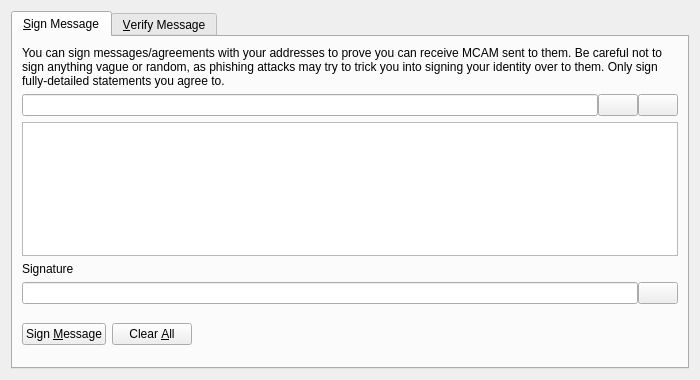
<?xml version="1.0" encoding="UTF-8"?>
<ui version="4.0">
 <class>SignVerifyMessageDialog</class>
 <widget class="QDialog" name="SignVerifyMessageDialog">
  <property name="geometry">
   <rect>
    <x>0</x>
    <y>0</y>
    <width>700</width>
    <height>380</height>
   </rect>
  </property>
  <property name="windowTitle">
   <string>Signatures - Sign / Verify a Message</string>
  </property>
  <property name="modal">
   <bool>true</bool>
  </property>
  <layout class="QVBoxLayout" name="verticalLayout">
   <item>
    <widget class="QTabWidget" name="tabWidget">
     <property name="currentIndex">
      <number>0</number>
     </property>
     <widget class="QWidget" name="tabSignMessage">
      <attribute name="title">
       <string>&amp;Sign Message</string>
      </attribute>
      <layout class="QVBoxLayout" name="verticalLayout_SM">
       <item>
        <widget class="QLabel" name="infoLabel_SM">
         <property name="text">
          <string>You can sign messages/agreements with your addresses to prove you can receive MCAM sent to them. Be careful not to sign anything vague or random, as phishing attacks may try to trick you into signing your identity over to them. Only sign fully-detailed statements you agree to.</string>
         </property>
         <property name="textFormat">
          <enum>Qt::PlainText</enum>
         </property>
         <property name="wordWrap">
          <bool>true</bool>
         </property>
        </widget>
       </item>
       <item>
        <layout class="QHBoxLayout" name="horizontalLayout_1_SM">
         <property name="spacing">
          <number>0</number>
         </property>
         <item>
          <widget class="QValidatedLineEdit" name="addressIn_SM">
           <property name="toolTip">
            <string>The Miracle address to sign the message with</string>
           </property>
          </widget>
         </item>
         <item>
          <widget class="QPushButton" name="addressBookButton_SM">
           <property name="toolTip">
            <string>Choose previously used address</string>
           </property>
           <property name="text">
            <string/>
           </property>
           <property name="icon">
            <iconset resource="../miracle.qrc">
             <normaloff>:/icons/address-book</normaloff>:/icons/address-book</iconset>
           </property>
           <property name="shortcut">
            <string>Alt+A</string>
           </property>
           <property name="autoDefault">
            <bool>false</bool>
           </property>
          </widget>
         </item>
         <item>
          <widget class="QPushButton" name="pasteButton_SM">
           <property name="toolTip">
            <string>Paste address from clipboard</string>
           </property>
           <property name="text">
            <string/>
           </property>
           <property name="icon">
            <iconset resource="../miracle.qrc">
             <normaloff>:/icons/editpaste</normaloff>:/icons/editpaste</iconset>
           </property>
           <property name="shortcut">
            <string>Alt+P</string>
           </property>
           <property name="autoDefault">
            <bool>false</bool>
           </property>
          </widget>
         </item>
        </layout>
       </item>
       <item>
        <widget class="QPlainTextEdit" name="messageIn_SM">
         <property name="toolTip">
          <string>Enter the message you want to sign here</string>
         </property>
        </widget>
       </item>
       <item>
        <widget class="QLabel" name="signatureLabel_SM">
         <property name="text">
          <string>Signature</string>
         </property>
         <property name="textFormat">
          <enum>Qt::PlainText</enum>
         </property>
        </widget>
       </item>
       <item>
        <layout class="QHBoxLayout" name="horizontalLayout_2_SM">
         <property name="spacing">
          <number>0</number>
         </property>
         <item>
          <widget class="QLineEdit" name="signatureOut_SM">
           <property name="font">
            <font>
             <italic>true</italic>
            </font>
           </property>
           <property name="readOnly">
            <bool>true</bool>
           </property>
          </widget>
         </item>
         <item>
          <widget class="QPushButton" name="copySignatureButton_SM">
           <property name="toolTip">
            <string>Copy the current signature to the system clipboard</string>
           </property>
           <property name="text">
            <string/>
           </property>
           <property name="icon">
            <iconset resource="../miracle.qrc">
             <normaloff>:/icons/editcopy</normaloff>:/icons/editcopy</iconset>
           </property>
           <property name="autoDefault">
            <bool>false</bool>
           </property>
          </widget>
         </item>
        </layout>
       </item>
       <item>
        <layout class="QHBoxLayout" name="horizontalLayout_3_SM">
         <item>
          <widget class="QPushButton" name="signMessageButton_SM">
           <property name="toolTip">
            <string>Sign the message to prove you own this Miracle address</string>
           </property>
           <property name="text">
            <string>Sign &amp;Message</string>
           </property>
           <property name="icon">
            <iconset resource="../miracle.qrc">
             <normaloff>:/icons/edit</normaloff>:/icons/edit</iconset>
           </property>
           <property name="autoDefault">
            <bool>false</bool>
           </property>
          </widget>
         </item>
         <item>
          <widget class="QPushButton" name="clearButton_SM">
           <property name="toolTip">
            <string>Reset all sign message fields</string>
           </property>
           <property name="text">
            <string>Clear &amp;All</string>
           </property>
           <property name="icon">
            <iconset resource="../miracle.qrc">
             <normaloff>:/icons/remove</normaloff>:/icons/remove</iconset>
           </property>
           <property name="autoDefault">
            <bool>false</bool>
           </property>
          </widget>
         </item>
         <item>
          <spacer name="horizontalSpacer_1_SM">
           <property name="orientation">
            <enum>Qt::Horizontal</enum>
           </property>
           <property name="sizeHint" stdset="0">
            <size>
             <width>40</width>
             <height>48</height>
            </size>
           </property>
          </spacer>
         </item>
         <item>
          <widget class="QLabel" name="statusLabel_SM">
           <property name="font">
            <font>
             <weight>75</weight>
             <bold>true</bold>
            </font>
           </property>
           <property name="text">
            <string/>
           </property>
           <property name="wordWrap">
            <bool>true</bool>
           </property>
          </widget>
         </item>
         <item>
          <spacer name="horizontalSpacer_2_SM">
           <property name="orientation">
            <enum>Qt::Horizontal</enum>
           </property>
           <property name="sizeHint" stdset="0">
            <size>
             <width>40</width>
             <height>48</height>
            </size>
           </property>
          </spacer>
         </item>
        </layout>
       </item>
      </layout>
     </widget>
     <widget class="QWidget" name="tabVerifyMessage">
      <attribute name="title">
       <string>&amp;Verify Message</string>
      </attribute>
      <layout class="QVBoxLayout" name="verticalLayout_VM">
       <item>
        <widget class="QLabel" name="infoLabel_VM">
         <property name="text">
          <string>Enter the receiver's address, message (ensure you copy line breaks, spaces, tabs, etc. exactly) and signature below to verify the message. Be careful not to read more into the signature than what is in the signed message itself, to avoid being tricked by a man-in-the-middle attack. Note that this only proves the signing party receives with the address, it cannot prove sendership of any transaction!</string>
         </property>
         <property name="textFormat">
          <enum>Qt::PlainText</enum>
         </property>
         <property name="alignment">
          <set>Qt::AlignLeading|Qt::AlignLeft|Qt::AlignTop</set>
         </property>
         <property name="wordWrap">
          <bool>true</bool>
         </property>
        </widget>
       </item>
       <item>
        <layout class="QHBoxLayout" name="horizontalLayout_1_VM">
         <property name="spacing">
          <number>0</number>
         </property>
         <item>
          <widget class="QValidatedLineEdit" name="addressIn_VM">
           <property name="toolTip">
            <string>The Miracle address the message was signed with</string>
           </property>
          </widget>
         </item>
         <item>
          <widget class="QPushButton" name="addressBookButton_VM">
           <property name="toolTip">
            <string>Choose previously used address</string>
           </property>
           <property name="text">
            <string/>
           </property>
           <property name="icon">
            <iconset resource="../miracle.qrc">
             <normaloff>:/icons/address-book</normaloff>:/icons/address-book</iconset>
           </property>
           <property name="shortcut">
            <string>Alt+A</string>
           </property>
           <property name="autoDefault">
            <bool>false</bool>
           </property>
          </widget>
         </item>
        </layout>
       </item>
       <item>
        <widget class="QPlainTextEdit" name="messageIn_VM"/>
       </item>
       <item>
        <widget class="QValidatedLineEdit" name="signatureIn_VM"/>
       </item>
       <item>
        <layout class="QHBoxLayout" name="horizontalLayout_2_VM">
         <item>
          <widget class="QPushButton" name="verifyMessageButton_VM">
           <property name="toolTip">
            <string>Verify the message to ensure it was signed with the specified Miracle address</string>
           </property>
           <property name="text">
            <string>Verify &amp;Message</string>
           </property>
           <property name="icon">
            <iconset resource="../miracle.qrc">
             <normaloff>:/icons/transaction_0</normaloff>:/icons/transaction_0</iconset>
           </property>
           <property name="autoDefault">
            <bool>false</bool>
           </property>
          </widget>
         </item>
         <item>
          <widget class="QPushButton" name="clearButton_VM">
           <property name="toolTip">
            <string>Reset all verify message fields</string>
           </property>
           <property name="text">
            <string>Clear &amp;All</string>
           </property>
           <property name="icon">
            <iconset resource="../miracle.qrc">
             <normaloff>:/icons/remove</normaloff>:/icons/remove</iconset>
           </property>
           <property name="autoDefault">
            <bool>false</bool>
           </property>
          </widget>
         </item>
         <item>
          <spacer name="horizontalSpacer_1_VM">
           <property name="orientation">
            <enum>Qt::Horizontal</enum>
           </property>
           <property name="sizeHint" stdset="0">
            <size>
             <width>40</width>
             <height>48</height>
            </size>
           </property>
          </spacer>
         </item>
         <item>
          <widget class="QLabel" name="statusLabel_VM">
           <property name="font">
            <font>
             <weight>75</weight>
             <bold>true</bold>
            </font>
           </property>
           <property name="text">
            <string/>
           </property>
           <property name="wordWrap">
            <bool>true</bool>
           </property>
          </widget>
         </item>
         <item>
          <spacer name="horizontalSpacer_2_VM">
           <property name="orientation">
            <enum>Qt::Horizontal</enum>
           </property>
           <property name="sizeHint" stdset="0">
            <size>
             <width>40</width>
             <height>48</height>
            </size>
           </property>
          </spacer>
         </item>
        </layout>
       </item>
      </layout>
     </widget>
    </widget>
   </item>
  </layout>
 </widget>
 <customwidgets>
  <customwidget>
   <class>QValidatedLineEdit</class>
   <extends>QLineEdit</extends>
   <header>qvalidatedlineedit.h</header>
  </customwidget>
 </customwidgets>
 <resources>
  <include location="../miracle.qrc"/>
 </resources>
 <connections/>
</ui>
